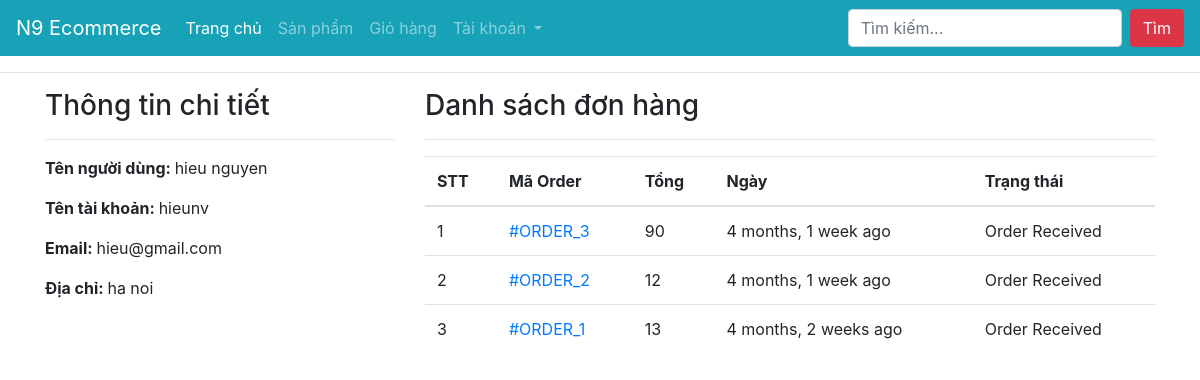
Screenshot of /profile/ (signed in) with the database file from the repository.
### ecomapp/models.py (models this page shows, shortened)
class Customer(models.Model):
    user = models.OneToOneField(User, on_delete=models.CASCADE)
    full_name = models.CharField(max_length=200)
    address = models.CharField(max_length=200, null=True, blank=True)
    joined_on = models.DateTimeField(auto_now_add=True)

class Order(models.Model):
    cart = models.OneToOneField(Cart, on_delete=models.CASCADE)
    ordered_by = models.CharField(max_length=200)
    shipping_address = models.CharField(max_length=200)
    mobile = models.CharField(max_length=10)
    email = models.EmailField(null=True, blank=True)
    subtotal = models.PositiveIntegerField()
    discount = models.PositiveIntegerField()
    total = models.PositiveIntegerField()
    order_status = models.CharField(max_length=50, choices=ORDER_STATUS)
    created_at = models.DateTimeField(auto_now_add=True)
    payment_method = models.CharField(
        max_length=20, choices=METHOD, default="Cash On Delivery")
    payment_completed = models.BooleanField(
        default=False, null=True, blank=True)

### ecomapp/views.py (the view)
# urls.py: path("profile/", CustomerProfileView.as_view(), name="customerprofile"),
class CustomerProfileView(TemplateView):
    template_name = "customerprofile.html"
    def dispatch(self, request, *args, **kwargs):
        if request.user.is_authenticated and Customer.objects.filter(user=request.user).exists():
            pass
        else:
            return redirect("/login/?next=/profile/")
        return super().dispatch(request, *args, **kwargs)
    def get_context_data(self, **kwargs):
        context = super().get_context_data(**kwargs)
        customer = self.request.user.customer
        context['customer'] = customer
        orders = Order.objects.filter(cart__customer=customer).order_by("-id")
        context["orders"] = orders
        return context

### ecomapp/templates/customerprofile.html (shortened to what this page needs)
{% extends 'base.html' %}
{% block content %}
<div class="container">
    <div class="row">
        <div class="col-md-4">
            <h3>Thông tin chi tiết</h3><hr>
            <p><span class="font-weight-bold">Tên người dùng: </span> {{customer.full_name}}</p>
            <p><span class="font-weight-bold">Tên tài khoản: </span> {{customer.user.username}}</p>
            <p><span class="font-weight-bold">Email: </span> {{customer.user.email}}</p>
            <p><span class="font-weight-bold">Địa chỉ: </span> {{customer.address}}</p>
        </div>
        <div class="col-md-8">
            <h3>Danh sách đơn hàng</h3>
            <hr>
            <table class="table">
                <thead>
                    <tr>
                        <th>STT</th>
                        <th>Mã Order</th>
                        <th>Tổng</th>
                        <th>Ngày</th>
                        <th>Trạng thái</th>
                    </tr>
                </thead>
                <tbody>
                    {% for ord in orders %}
                    <tr>
                        <td>{{forloop.counter}}</td>
                        <td><a href="{% url 'ecomapp:customerorderdetail' ord.pk %}"> #ORDER_{{ord.id}}</a></td>
                        <td>{{ord.total}}</td>
                        <td>{{ord.created_at|timesince}} ago</td>
                        <td>{{ord.order_status}}</td>
                    </tr>
                    {% endfor %}
                </tbody>
            </table>
        </div>
    </div>
</div>
{% endblock %}

### ecomapp/templates/base.html (shortened to what this page needs)
<!DOCTYPE html>
<html lang="en">
<head>
    <link rel="stylesheet" href="https://stackpath.bootstrapcdn.com/bootstrap/4.5.2/css/bootstrap.min.css">
</head>
<body>
    <nav class="navbar navbar-expand-lg navbar-dark bg-info">
        <a class="navbar-brand" href="{% url 'ecomapp:home' %}">N9 Ecommerce</a>
        <div class="collapse navbar-collapse" id="navbarSupportedContent">
            <ul class="navbar-nav mr-auto">
            <li class="nav-item active">
                <a class="nav-link" href="{% url 'ecomapp:home' %}">Trang chủ <span class="sr-only">(current)</span></a>
            </li>
            <li class="nav-item">
                <a class="nav-link" href="{% url 'ecomapp:allproducts' %}">Sản phẩm</a>
            </li>
            <li class="nav-item">
                <a class="nav-link" href="{% url 'ecomapp:mycart' %}">Giỏ hàng</a>
            </li>
            <li class="nav-item dropdown">
                <a class="nav-link dropdown-toggle" href="#" id="navbarDropdown" role="button" data-toggle="dropdown" aria-haspopup="true" aria-expanded="false">
                Tài khoản
                </a>
            </li>
            </ul>
            <form class="form-inline my-2 my-lg-0" action="{% url 'ecomapp:search' %}" method="GET">
            <input name="keyword" class="form-control mr-sm-2" type="search" placeholder="Tìm kiếm..." aria-label="Search" required>
            <button class="btn btn-danger my-2 my-sm-0" type="submit">Tìm</button>
            </form>
        </div>
        </nav>
    <hr>
    {% block content %}
    {% endblock %}
</body>
</html>

### rows the page displays
Customer: full_name "hieu nguyen", user.username "hieunv", user.email "hieu@gmail.com", address "ha noi"
Order: id "3", total "90", created_at "4 months, 1 week", order_status "Order Received"
Order: id "2", total "12", created_at "4 months, 1 week", order_status "Order Received"
Order: id "1", total "13", created_at "4 months, 2 weeks", order_status "Order Received"
